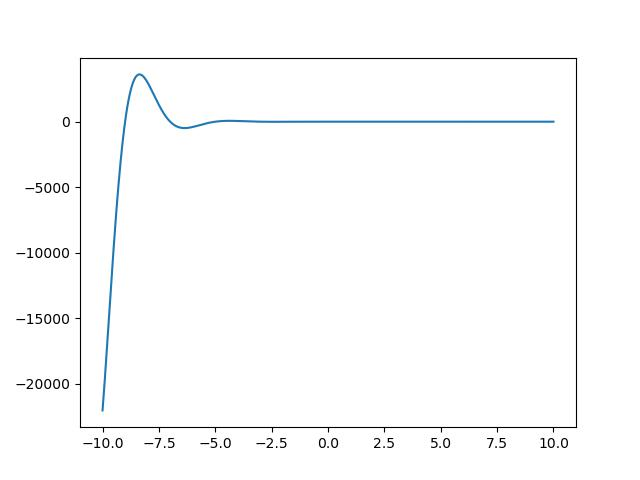

Reproduce this figure in Python.
#Use Matlab (or any other language) to plot the real part of the signal

import numpy as np
import matplotlib.pyplot as plt

t = np.linspace(-10, 10, 1000)
x = np.exp(-(1+1j*np.pi/2)*t)
plt.plot(t, x.real)
plt.savefig('assignment1.jpg')
plt.show()

#Explanation:
# We can decompose the x(t) function into two parts using the exponent property.
# x(t) = cos(-(1+j*pi/2)*t) + j*sin(-(1+j*pi/2)*t)
# The real part of x(t) is cos(-(1+j*pi/2)*t)
# We can plot the real part of x(t) using the plot function.
# We can plot the real and imaginary parts of x(t) using the plot function.
# The plot becomes x(real) = cos(-(1+j*pi/2)*t)